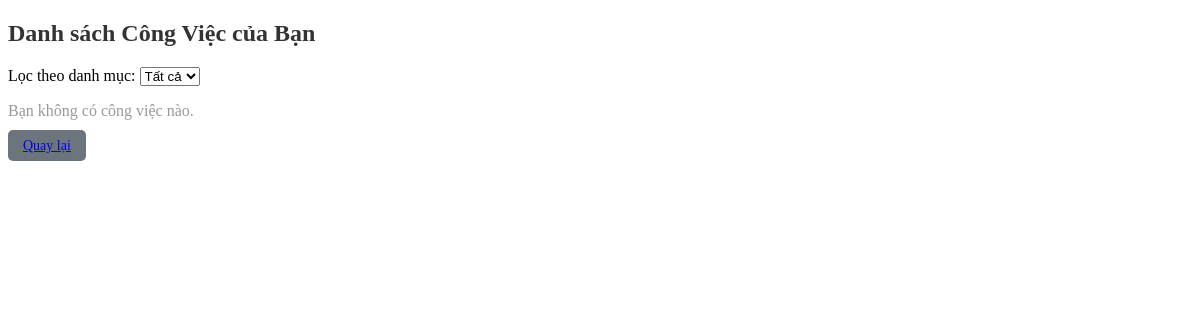
The page /task_list/ (signed in) on the database as committed earlier.
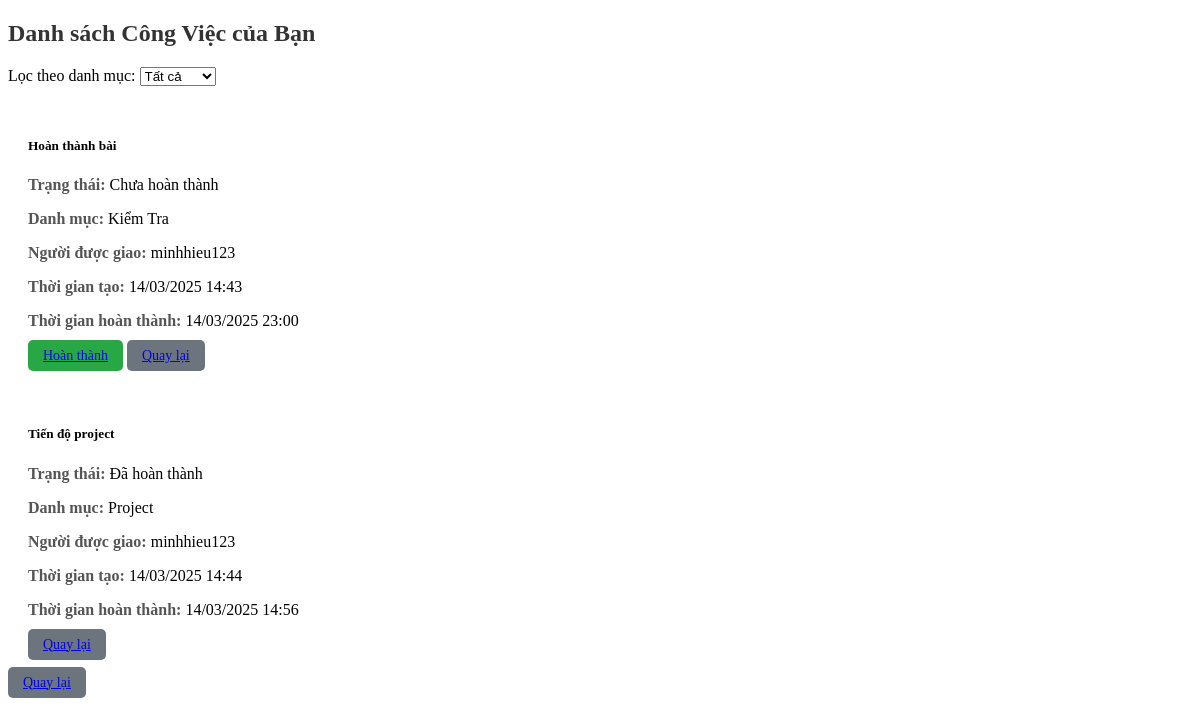
The same page on the database as committed later.
### base/models.py (models this page shows, shortened)
class Task(models.Model):
    STATUS_CHOICES = [
        ("pending", "Chưa hoàn thành"),
        ("completed", "Đã hoàn thành"),
    ]
    title = models.CharField(max_length=255)
    description = models.TextField(blank=True)
    status = models.CharField(max_length=20, choices=STATUS_CHOICES, default="pending")
    created = models.DateTimeField(auto_now_add=True)
    finished = models.DateTimeField(null=True, blank=True)  # Lưu thời gian hoàn thành
    category = models.ForeignKey(Category, on_delete=models.SET_NULL, null=True, blank=True)
    assigned_to = models.ForeignKey(User, on_delete=models.CASCADE, null=True, blank=True)

class Category(models.Model):
    name = models.CharField(max_length=100, unique=True)

### base/views.py (the view)
# urls.py: path('task_list/', task_list, name='task_list'),
def task_list(request):
    user = request.user  # ✅ Lấy user đang đăng nhập
    category_id = request.GET.get("category", None)
    categories = Category.objects.all()
    tasks = Task.objects.filter(assigned_to=user)
    if category_id:
        tasks = tasks.filter(category_id=category_id)
    return render(request, "task/task_list.html", {"tasks": tasks, "categories": categories})

### base/templates/task/task_list.html (shortened to what this page needs)
{% extends "base.html" %}
{% block content %}
<h2 class="text-center my-4">Danh sách Công Việc của Bạn</h2>
<div class="container">
    <form method="get" class="mb-4">
        <label for="category">Lọc theo danh mục:</label>
        <select name="category" id="category" class="form-select" onchange="this.form.submit()">
            <option value="">Tất cả</option>
        </select>
    </form>
    <div class="row">
        {% for task in tasks %}
        <div class="col-md-4 mb-4">
            <div class="card shadow-lg">
                <div class="card-body">
                    <h5 class="card-title">{{ task.title }}</h5>
                    <p class="card-text"><strong>Trạng thái:</strong> {{ task.get_status_display }}</p>
                    <p class="card-text"><strong>Danh mục:</strong> {{ task.category.name }}</p>
                    <p class="card-text"><strong>Người được giao:</strong> {{ task.assigned_to.username }}</p>
                    <p class="card-text"><strong>Thời gian tạo:</strong> {{ task.created|date:"d/m/Y H:i" }}</p>
                    <p class="card-text">
                        <strong>Thời gian hoàn thành:</strong>
                        {% if task.finished %}
                            {{ task.finished|date:"d/m/Y H:i" }}
                        {% else %}
                            <span class="text-danger">Chưa hoàn thành</span>
                        {% endif %}
                    </p>
                    <div class="d-flex justify-content-between">
                        {% if task.status == "pending" %}
                            <a href="{% url 'base:task_complete' task.id %}" class="btn btn-success">Hoàn thành</a>
                        {% endif %}
                        <a href="{% url 'base:home' %}" class="btn btn-secondary">Quay lại</a>
                    </div>
                </div>
            </div>
        </div>
        {% empty %}
        <div class="col-12 text-center">
            <p class="text-muted">Bạn không có công việc nào.</p>
        </div>
        {% endfor %}
    </div>
</div>
<a href="{% url 'base:home' %}" class="btn btn-secondary">Quay lại</a>
{% endblock %}

### base/templates/base.html (shortened to what this page needs)
<!DOCTYPE html>
<html lang="en">
<head>
 {% load static %}
 <link rel="stylesheet" href="{% static 'css/styles_home.css'%}">
</head>
<body>
    {% block content %}
    {% endblock content %}
</body>
</html>

### base/static/css/styles_home.css (style rules this page uses)
.container { max-width: 1200px; margin: auto; }
.card { border-radius: 10px; transition: transform 0.3s ease, box-shadow 0.3s ease; }
h2.text-center { font-size: 24px; font-weight: bold; color: #333; }
.card-body { padding: 20px; }
.card-text strong { color: #555; }
.btn { border-radius: 5px; padding: 8px 15px; font-size: 14px; }
.btn-success { background-color: #28a745; border: none; }
.btn-secondary { background-color: #6c757d; border: none; }
.row { margin-top: 10px; }

Rows that differ between the two databases and show on the page:
added Task: title "Hoàn thành bài", status "Chưa hoàn thành", category.name "Kiểm Tra", assigned_to.username "minhhieu123", created "14/03/2025 14:43", finished "14/03/2025 23:00"
added Task: title "Tiến độ project", status "Đã hoàn thành", category.name "Project", assigned_to.username "minhhieu123", created "14/03/2025 14:44", finished "14/03/2025 14:56"
Other text that changed with them:
text no longer shown: "Bạn không có công việc nào."
